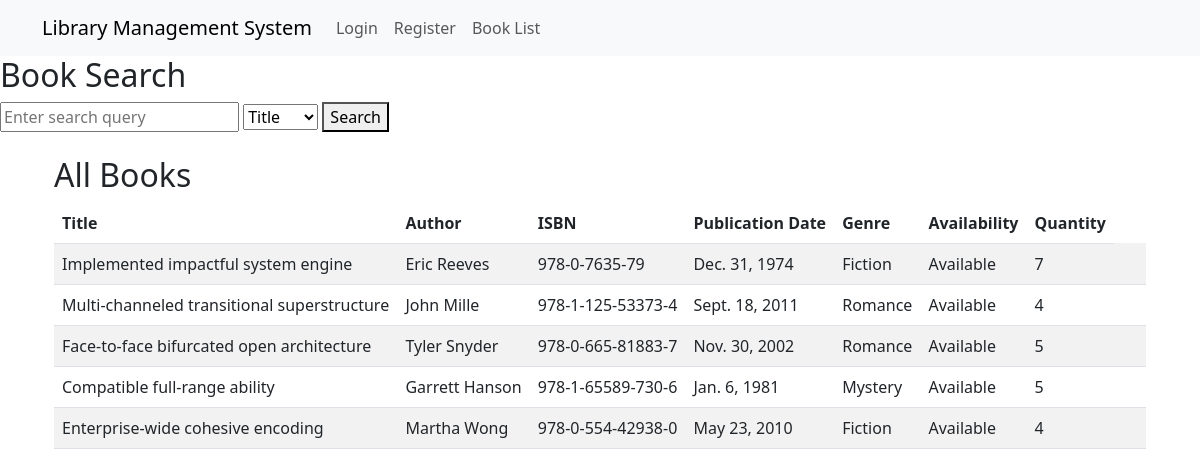
The page /all_books/ on the database as committed earlier.
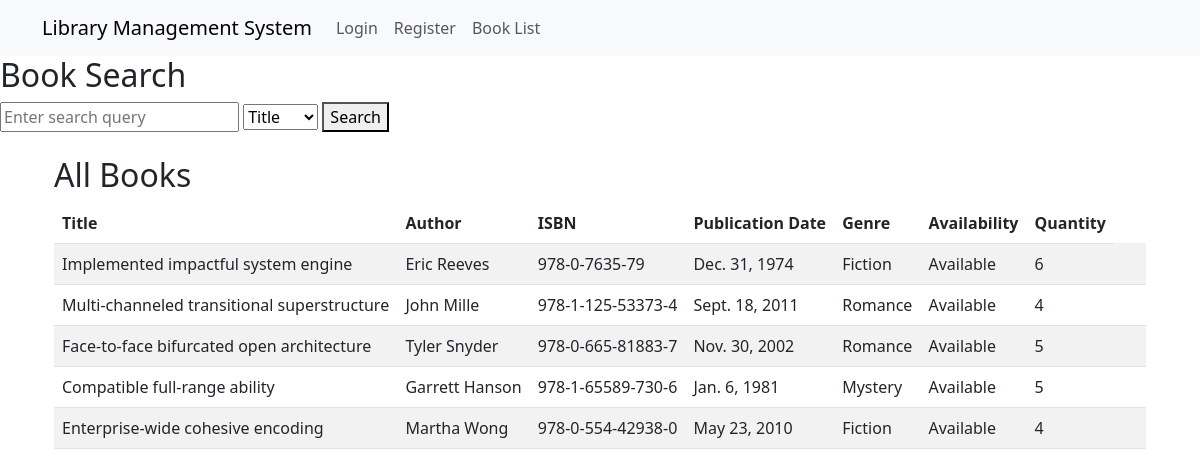
The same page on the database as committed later.
### management_book/models.py (models this page shows, shortened)
class Book_list(models.Model):
    title = models.CharField(max_length=255)
    author = models.CharField(max_length=255)
    isbn = models.CharField(max_length=20, primary_key=True)
    publication_date = models.DateField()
    genre = models.CharField(max_length=100)
    availability = models.BooleanField(default=True)
    quantity = models.PositiveIntegerField(default=0)
    wishlist = models.ManyToManyField(User, related_name='Wishlist', blank=True)
    reserved_by = models.ForeignKey(
        settings.AUTH_USER_MODEL,
        on_delete=models.SET_NULL,
        blank=True,
        null=True,
        related_name='reserved_books'
    )

### management_book/views.py (the view)
# urls.py: path('all_books/', views.all_books, name='all_books'),
def all_books(request):
    books = Book_list.objects.all()
    return render(request, 'all_books.html', {'books': books})

### management_book/views.py (called while the page is built)
def random_book(request):
    random_book = Book_list.objects.order_by('?').first()
    return {'random_book': random_book}

### management_book/templates/all_books.html (shortened to what this page needs)
{% extends 'base.html' %}
{% block content %}
  <div class="container">
    <h2>All Books</h2>
    {% if books %}
      <table class="table table-striped">
        <thead>
          <tr>
            <th>Title</th>
            <th>Author</th>
            <th>ISBN</th>
            <th>Publication Date</th>
            <th>Genre</th>
            <th>Availability</th>
            <th>Quantity</th>
          </tr>
        </thead>
        <tbody>
          {% for book in books %}
            <tr>
              <td>{{ book.title }}</td>
              <td>{{ book.author }}</td>
              <td>{{ book.isbn }}</td>
              <td>{{ book.publication_date }}</td>
              <td>{{ book.genre }}</td>
              <td>{% if book.availability %}Available{% else %}Unavailable{% endif %}</td>
              <td>{{ book.quantity }}</td>
              <td>
              </td>
              <td>
              </td>
            </tr>
          {% empty %}
            <tr>
              <td colspan="8">No books available.</td>
            </tr>
          {% endfor %}
        </tbody>
      </table>
    {% else %}
      <p>No books available.</p>
    {% endif %}
  </div>
{% endblock %}

Rows that differ between the two databases and show on the page:
changed Book_list "Implemented impactful system engine": quantity "7" → "6"
